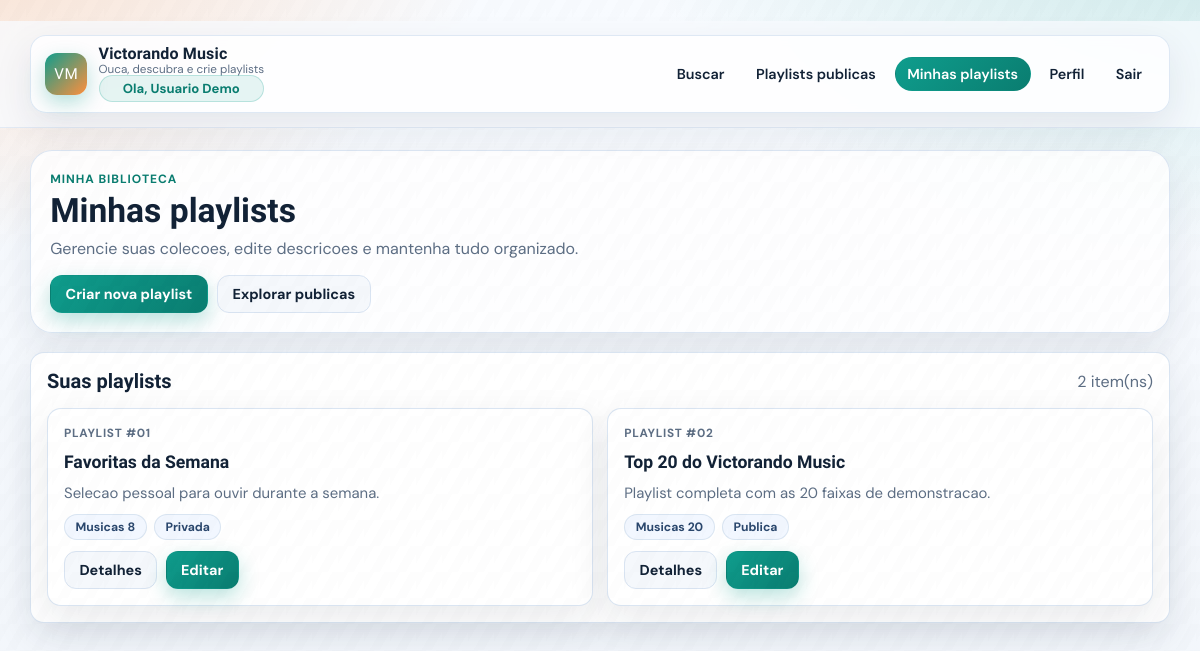
Screenshot of /playlist/minhas-playlists (signed in) with the database file from the repository.
### app/models/user.py (models this page shows, shortened)
class User(UserMixin, db.Model):
    __tablename__ = 'usuarios'
    id = db.Column(db.Integer, primary_key=True)
    tenant_id = db.Column(db.Integer, db.ForeignKey('tenants.id'), nullable=False, index=True)
    nome = db.Column(db.String(100), nullable=False)
    email = db.Column(db.String(120), unique=True, nullable=False, index=True)
    senha = db.Column(db.String(255), nullable=False)
    email_verificado_em = db.Column(db.DateTime)
    email_verificacao_token = db.Column(db.String(255), unique=True, index=True)
    reset_senha_token = db.Column(db.String(255), unique=True, index=True)
    reset_senha_expira_em = db.Column(db.DateTime)
    data_criacao = db.Column(db.DateTime, default=datetime.utcnow, nullable=False)
    ativo = db.Column(db.Boolean, default=True)
    playlists = db.relationship('Playlist', backref='usuario', lazy='dynamic', cascade='all, delete-orphan')
    favoritos = db.relationship('Music', secondary='favoritos', backref='usuarios_favoritaram', lazy='dynamic')
    memberships = db.relationship(
        'Membership',
        back_populates='user',
        lazy='dynamic',
        cascade='all, delete-orphan',
    )

### app/models/playlist.py (models this page shows, shortened)
class Playlist(db.Model):
    __tablename__ = 'playlists'
    __table_args__ = (
        db.UniqueConstraint('tenant_id', 'usuario_id', 'nome', name='uq_playlists_tenant_usuario_nome'),
    )
    id = db.Column(db.Integer, primary_key=True)
    tenant_id = db.Column(db.Integer, db.ForeignKey('tenants.id'), nullable=False, index=True)
    usuario_id = db.Column(db.Integer, db.ForeignKey('usuarios.id'), nullable=False, index=True)
    nome = db.Column(db.String(100), nullable=False)
    descricao = db.Column(db.Text)
    data_criacao = db.Column(db.DateTime, default=datetime.utcnow, nullable=False)
    publica = db.Column(db.Boolean, default=False)
    musicas = db.relationship(
        'Music',
        secondary='playlist_musicas',
        backref=db.backref('playlists', lazy='dynamic', overlaps='playlist_musicas_rel,musica,playlist'),
        lazy='dynamic',
        overlaps='playlist_musicas_rel,musica,playlist',
    )
    @property
    def total_musicas(self):
        return self.musicas.count()
    @property
    def duracao_total(self):
        return sum(musica.duracao for musica in self.musicas if musica.duracao)
    def to_dict(self, include_musicas=False):
        data = {
            'id': self.id,
            'tenant_id': self.tenant_id,
            'usuario_id': self.usuario_id,
            'nome': self.nome,
            'descricao': self.descricao,
            'data_criacao': self.data_criacao.isoformat(),
            'publica': self.publica,
            'total_musicas': self.total_musicas,
            'duracao_total': self.duracao_total,
        }
        if include_musicas:
            musicas_ordenadas = PlaylistMusica.query.filter_by(playlist_id=self.id).order_by(PlaylistMusica.posicao).all()
            data['musicas'] = [{**pm.musica.to_dict(), 'posicao': pm.posicao} for pm in musicas_ordenadas]
        return data

### app/views/playlist_routes.py (the view)
@playlist_bp.route('/minhas-playlists')
@login_required
def minhas_playlists():
    resultado = PlaylistController.obter_playlists_usuario(current_user.id)
    if resultado['success']:
        playlists = resultado['playlists']
    else:
        playlists = []
        flash(resultado.get('message', 'Erro ao carregar playlists'), 'error')
    return render_template('minhas_playlists.html', playlists=playlists)

### app/__init__.py (called while the page is built)
def _build_app_initials(app_name):
    parts = [part[0].upper() for part in app_name.split() if part and part[0].isalnum()]
    return ''.join(parts[:2]) or 'SM'

### app/controllers/playlist_controller.py (called while the page is built)
    @staticmethod
    def obter_playlists_usuario(usuario_id, include_musicas=False):
        try:
            usuario = db.session.get(User, usuario_id)
            if not usuario:
                return {'success': False, 'message': 'Usuario nao encontrado'}
            playlists = (
                Playlist.query.filter_by(usuario_id=usuario_id, tenant_id=usuario.tenant_id)
                .order_by(Playlist.data_criacao.desc())
                .all()
            )
            return {
                'success': True,
                'playlists': [p.to_dict(include_musicas=include_musicas) for p in playlists],
            }
        except Exception as e:
            return {'success': False, 'message': f'Erro ao obter playlists: {str(e)}'}

### app/extensions.py (called while the page is built, shortened)
def _register_request_observability(app):
    @app.before_request
    def _mark_request_start():
        g._request_start_ts = monotonic()
    @app.after_request
    def _log_request(response):
        start = getattr(g, '_request_start_ts', None)
        if start is None:
            return response
        duration_ms = (monotonic() - start) * 1000
        response.headers['X-Request-Duration-Ms'] = f'{duration_ms:.2f}'
        app.logger.info(
            'request method=%s path=%s status=%s duration_ms=%.2f',
            request.method,
            request.path,
            response.status_code,
            duration_ms,
        )
        return response

def _register_rate_limiting(app):
    @app.before_request
    def _guard_rate_limit():
        if not app.config.get('RATE_LIMIT_ENABLED', True):
            return None
        if not request.path.startswith('/api/'):
            return None

@login_manager.user_loader
def load_user(user_id):
    from app.models import User
    return db.session.get(User, int(user_id))

### app/templates/minhas_playlists.html (shortened to what this page needs)
﻿{% extends 'base.html' %}
{% block content %}
<section class="page-header" data-animate>
  <p class="kicker">Minha biblioteca</p>
  <h1 class="page-title">Minhas playlists</h1>
  <p class="page-subtitle">Gerencie suas colecoes, edite descricoes e mantenha tudo organizado.</p>
  <div class="inline-actions">
    <a class="btn" href="{{ url_for('playlist.criar') }}">Criar nova playlist</a>
    <a class="btn btn-ghost" href="{{ url_for('playlist.publicas') }}">Explorar publicas</a>
  </div>
</section>
<section class="panel" data-animate style="--delay: 80ms;">
  <div class="section-head">
    <h2 class="section-title">Suas playlists</h2>
    <span class="muted">{{ playlists|length }} item(ns)</span>
  </div>
  {% if playlists %}
    <div class="card-grid" style="margin-top: 0.9rem;">
      {% for playlist in playlists %}
        <article class="music-card" data-animate style="--delay: {{ 120 + (loop.index0 * 35) }}ms;">
          <span class="card-index">Playlist #{{ '%02d' % loop.index }}</span>
          <h3 class="music-title"><a href="{{ url_for('playlist.detalhes', playlist_id=playlist.id) }}">{{ playlist.nome }}</a></h3>
          <p class="meta-line">{{ playlist.descricao or 'Sem descricao.' }}</p>
          <div class="meta-pills">
            <span class="chip">Musicas {{ playlist.total_musicas }}</span>
            <span class="chip">{{ 'Publica' if playlist.publica else 'Privada' }}</span>
          </div>
          <div class="actions">
            <a class="btn btn-ghost" href="{{ url_for('playlist.detalhes', playlist_id=playlist.id) }}">Detalhes</a>
            <a class="btn" href="{{ url_for('playlist.editar', playlist_id=playlist.id) }}">Editar</a>
          </div>
        </article>
      {% endfor %}
    </div>
  {% else %}
    <div class="empty-state" style="margin-top: 0.9rem;">
      Voce ainda nao possui playlists. Crie a primeira para comecar.
    </div>
  {% endif %}
</section>
{% endblock %}

### app/templates/base.html (shortened to what this page needs)
﻿<!doctype html>
<html lang="pt-BR">
<head>
  <link rel="stylesheet" href="{{ url_for('static', filename='css/style.css') }}">
</head>
<body>
<header class="topbar">
  <div class="topbar-inner" data-animate>
    <a href="{{ url_for('music.index') }}" class="brand">
      <span class="brand-badge">{{ APP_INITIALS }}</span>
      <span class="brand-text">
        <strong>{{ APP_NAME }}</strong>
        <small>Ouca, descubra e crie playlists</small>
        <span class="user-pill brand-text">Ola, {{ current_user.nome }}</span>
      </span>
    </a>
    <nav class="nav-links">
      <a class="nav-link" href="{{ url_for('music.buscar') }}">Buscar</a>
      <a class="nav-link" href="{{ url_for('playlist.publicas') }}">Playlists publicas</a>
      {% if current_user.is_authenticated %}
        <a class="nav-link" href="{{ url_for('playlist.minhas_playlists') }}">Minhas playlists</a>
        <a class="nav-link" href="{{ url_for('auth.perfil') }}">Perfil</a>
        <a class="nav-link" href="{{ url_for('auth.logout') }}">Sair</a>
      {% else %}
        <a class="nav-link" href="{{ url_for('auth.login') }}">Entrar</a>
        <a class="nav-link" href="{{ url_for('auth.register') }}">Cadastrar</a>
      {% endif %}
    </nav>
  </div>
</header>
<main class="container">
  <div class="page-content">
    {% block content %}{% endblock %}
  </div>
</main>
</body>
</html>

### rows the page displays
User: nome "Usuario Demo"
Playlist: {{ 120 + (loop.index0 * 35) }} 120 (drawn), index "01", nome "Favoritas da Semana", descricao "Selecao pessoal para ouvir durante a semana.", total_musicas "8", publica "Privada"
Playlist: {{ 120 + (loop.index0 * 35) }} 155 (drawn), index "02", nome "Top 20 do Victorando Music", descricao "Playlist completa com as 20 faixas de demonstracao.", total_musicas "20", publica "Publica"

### other values shown
{{ APP_INITIALS }} "VM"
{{ APP_NAME }} "Victorando Music"
{{ playlists|length }} "2"
